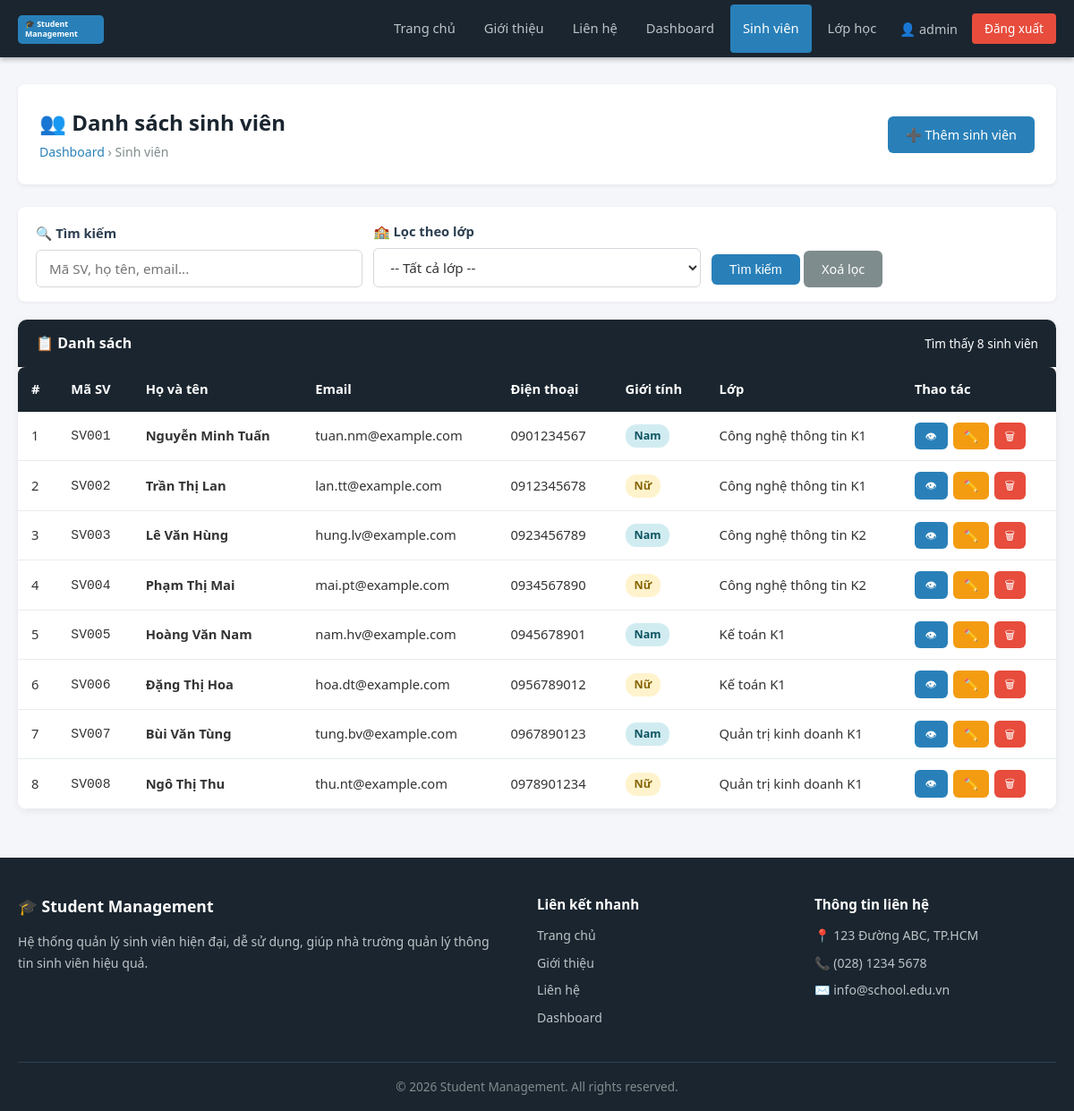
The page /students/index.php (signed in) on the database its author committed.
### tables this page shows
CREATE TABLE IF NOT EXISTS students (
    id INT AUTO_INCREMENT PRIMARY KEY,
    student_code VARCHAR(20) NOT NULL UNIQUE,
    full_name VARCHAR(100) NOT NULL,
    email VARCHAR(100) UNIQUE,
    phone VARCHAR(15),
    gender ENUM('Nam', 'Nữ', 'Khác') DEFAULT 'Nam',
    birthday DATE,
    address TEXT,
    class_id INT,
    created_at DATETIME DEFAULT CURRENT_TIMESTAMP,
    CONSTRAINT fk_students_class FOREIGN KEY (class_id) REFERENCES classes(id) ON DELETE SET NULL ON UPDATE CASCADE
);

CREATE TABLE IF NOT EXISTS classes (
    id INT AUTO_INCREMENT PRIMARY KEY,
    class_code VARCHAR(20) NOT NULL UNIQUE,
    class_name VARCHAR(100) NOT NULL,
    teacher VARCHAR(100),
    description TEXT,
    created_at DATETIME DEFAULT CURRENT_TIMESTAMP
);

### students/index.php (the view, shortened to what this page needs)
<?php
require_once '../config/config.php';
$search   = trim($_GET['search']   ?? '');
$where = [];
$params = [];
$types  = '';
$whereSQL = $where ? 'WHERE ' . implode(' AND ', $where) : '';
$sql = "SELECT s.id, s.student_code, s.full_name, s.email, s.phone, s.gender, s.birthday, c.class_name
        FROM students s
        LEFT JOIN classes c ON s.class_id = c.id
        $whereSQL
        ORDER BY s.created_at DESC";
if ($params) {
    $stmt = $conn->prepare($sql);
    $stmt->bind_param($types, ...$params);
    $stmt->execute();
    $students = $stmt->get_result();
    $stmt->close();
} else {
    $students = $conn->query($sql);
}
include '../includes/header.php';
include '../includes/navbar.php';
?>
<div class="main-content">
    <div class="page-header">
        <div>
            <h1>👥 Danh sách sinh viên</h1>
            <span class="breadcrumb"><a href="<?php echo SITE_URL; ?>/dashboard.php">Dashboard</a> &rsaquo; Sinh viên</span>
        </div>
        <a href="<?php echo SITE_URL; ?>/students/add.php" class="btn btn-primary">➕ Thêm sinh viên</a>
    </div>
    <form method="GET" action="index.php" class="search-bar">
        <div class="form-group">
            <label>🔍 Tìm kiếm</label>
            <input type="text" name="search" class="form-control" placeholder="Mã SV, họ tên, email..."
                value="<?php echo htmlspecialchars($search, ENT_QUOTES, 'UTF-8'); ?>">
        </div>
        <div class="form-group">
            <label>🏫 Lọc theo lớp</label>
            <select name="class_id" class="form-control">
                <option value="0">-- Tất cả lớp --</option>
            </select>
        </div>
        <div class="form-group" style="align-self:flex-end">
            <button type="submit" class="btn btn-primary">Tìm kiếm</button>
            <a href="index.php" class="btn btn-secondary">Xoá lọc</a>
        </div>
    </form>
    <div class="card">
        <div class="card-header">
            📋 Danh sách
            <span style="font-weight:400;font-size:0.85rem;">
                Tìm thấy <?php echo $students->num_rows; ?> sinh viên
            </span>
        </div>
        <div class="card-body" style="padding:0">
            <div class="table-responsive">
                <table>
                    <thead>
                        <tr>
                            <th>#</th>
                            <th>Mã SV</th>
                            <th>Họ và tên</th>
                            <th>Email</th>
                            <th>Điện thoại</th>
                            <th>Giới tính</th>
                            <th>Lớp</th>
                            <th>Thao tác</th>
                        </tr>
                    </thead>
                    <tbody>
                        <?php if ($students->num_rows > 0): ?>
                            <?php $i = 1; while ($row = $students->fetch_assoc()): ?>
                            <tr>
                                <td><?php echo $i++; ?></td>
                                <td><code><?php echo htmlspecialchars($row['student_code'], ENT_QUOTES, 'UTF-8'); ?></code></td>
                                <td><strong><?php echo htmlspecialchars($row['full_name'], ENT_QUOTES, 'UTF-8'); ?></strong></td>
                                <td><?php echo htmlspecialchars($row['email'] ?? '', ENT_QUOTES, 'UTF-8'); ?></td>
                                <td><?php echo htmlspecialchars($row['phone'] ?? '', ENT_QUOTES, 'UTF-8'); ?></td>
                                <td>
                                    <?php if ($row['gender'] === 'Nam'): ?>
                                        <span class="badge badge-info">Nam</span>
                                    <?php elseif ($row['gender'] === 'Nữ'): ?>
                                        <span class="badge badge-warning">Nữ</span>
                                    <?php else: ?>
                                        <span class="badge badge-primary"><?php echo htmlspecialchars($row['gender'] ?? '', ENT_QUOTES, 'UTF-8'); ?></span>
                                    <?php endif; ?>
                                </td>
                                <td><?php echo htmlspecialchars($row['class_name'] ?? 'Chưa xếp lớp', ENT_QUOTES, 'UTF-8'); ?></td>
                                <td>
                                    <div class="table-actions">
                                        <a href="view.php?id=<?php echo $row['id']; ?>" class="btn btn-sm btn-primary" title="Xem">👁</a>
                                        <a href="edit.php?id=<?php echo $row['id']; ?>" class="btn btn-sm btn-warning" title="Sửa">✏️</a>
                                        <a href="delete.php?id=<?php echo $row['id']; ?>"
                                           class="btn btn-sm btn-danger confirm-delete"
                                           data-name="<?php echo htmlspecialchars($row['full_name'], ENT_QUOTES, 'UTF-8'); ?>"
                                           title="Xoá">🗑</a>
                                    </div>
                                </td>
                            </tr>
                            <?php endwhile; ?>
                        <?php endif; ?>
                    </tbody>
                </table>
            </div>
        </div>
    </div>
</div>
<?php include '../includes/footer.php'; ?>

### css/base.css (style rules this page uses)
:root { --color-primary: #2980b9; --color-dark: #1a252f; --color-secondary: #7f8c8d; --color-danger: #e74c3c; --color-success: #27ae60; --color-warning: #f39c12; --color-bg: #f5f6fa; --color-border: #e8ecef; --color-text: #333; --color-text-light: #2c3e50; --color-white: #fff; --radius: 6px; --radius-lg: 10px; --shadow: 0 2px 8px rgba(0,0,0,0.07); }
*, *::before, *::after { box-sizing: border-box; margin: 0; padding: 0; }
html { scroll-behavior: smooth; }
a { color: var(--color-primary); text-decoration: none; }
body { font-family: 'Segoe UI', Tahoma, Geneva, Verdana, sans-serif; font-size: 16px; line-height: 1.6; color: var(--color-text); background-color: var(--color-bg); display: flex; flex-direction: column; min-height: 100vh; }
.main-content { flex: 1; padding: 30px 20px; max-width: 1200px; margin: 0 auto; width: 100%; }
.btn { display: inline-block; padding: 9px 20px; border: none; border-radius: var(--radius); cursor: pointer; font-size: 0.9rem; font-weight: 500; text-align: center; transition: background 0.2s, transform 0.1s; text-decoration: none; }
.btn-primary { background: var(--color-primary); color: var(--color-white); }
.btn-warning { background: var(--color-warning); color: var(--color-white); }
.btn-danger { background: var(--color-danger); color: var(--color-white); }
.btn-secondary { background: var(--color-secondary); color: var(--color-white); }
.btn-sm { padding: 5px 12px; font-size: 0.8rem; }
.badge { display: inline-block; padding: 3px 10px; border-radius: 12px; font-size: 0.78rem; font-weight: 600; }
.badge-warning { background: #fff3cd; color: #856404; }
.badge-info { background: #d1ecf1; color: #0c5460; }

### css/style.css (style rules this page uses)
.page-header { background: var(--color-white); border-bottom: 1px solid var(--color-border); padding: 24px; margin-bottom: 24px; border-radius: 8px; display: flex; align-items: center; justify-content: space-between; flex-wrap: wrap; gap: 12px; box-shadow: 0 1px 4px rgba(0,0,0,0.06); }
.page-header h1 { font-size: 1.5rem; color: var(--color-dark); }
.page-header .breadcrumb { color: var(--color-secondary); font-size: 0.88rem; }
.page-header .breadcrumb a { color: var(--color-primary); }
.card { background: var(--color-white); border-radius: var(--radius-lg); box-shadow: var(--shadow); overflow: hidden; margin-bottom: 24px; }
.card-header { background: var(--color-dark); color: var(--color-white); padding: 14px 20px; font-weight: 600; font-size: 1rem; display: flex; align-items: center; justify-content: space-between; }
.card-body { padding: 20px; }
.table-responsive { overflow-x: auto; border-radius: 8px; }
table { width: 100%; border-collapse: collapse; font-size: 0.92rem; background: var(--color-white); }
thead tr { background: var(--color-dark); color: var(--color-white); }
thead th { padding: 13px 15px; text-align: left; font-weight: 600; white-space: nowrap; }
tbody tr { border-bottom: 1px solid var(--color-border); transition: background 0.15s; }
tbody td { padding: 12px 15px; vertical-align: middle; }
.table-actions { display: flex; gap: 6px; flex-wrap: wrap; }
.form-group { margin-bottom: 18px; }
.form-group label { display: block; font-weight: 600; margin-bottom: 6px; color: var(--color-text-light); font-size: 0.92rem; }
.form-control { width: 100%; padding: 10px 14px; border: 1px solid #d5d8dc; border-radius: var(--radius); font-size: 0.95rem; transition: border-color 0.2s, box-shadow 0.2s; background: var(--color-white); color: var(--color-text); font-family: inherit; }
select.form-control { cursor: pointer; }
.search-bar { background: var(--color-white); padding: 16px 20px; border-radius: 8px; margin-bottom: 20px; box-shadow: 0 1px 4px rgba(0,0,0,0.06); display: flex; gap: 12px; flex-wrap: wrap; align-items: flex-end; }
.search-bar .form-group { margin-bottom: 0; flex: 1; min-width: 180px; }

### rows shown on the page
students: student_code "SV001", full_name "Nguyễn Minh Tuấn", email "tuan.nm@example.com", phone "0901234567", gender "Nam", class.class_name "Công nghệ thông tin K1"
students: student_code "SV002", full_name "Trần Thị Lan", email "lan.tt@example.com", phone "0912345678", gender "Nữ", class.class_name "Công nghệ thông tin K1"
students: student_code "SV003", full_name "Lê Văn Hùng", email "hung.lv@example.com", phone "0923456789", gender "Nam", class.class_name "Công nghệ thông tin K2"
students: student_code "SV004", full_name "Phạm Thị Mai", email "mai.pt@example.com", phone "0934567890", gender "Nữ", class.class_name "Công nghệ thông tin K2"
students: student_code "SV005", full_name "Hoàng Văn Nam", email "nam.hv@example.com", phone "0945678901", gender "Nam", class.class_name "Kế toán K1"
students: student_code "SV006", full_name "Đặng Thị Hoa", email "hoa.dt@example.com", phone "0956789012", gender "Nữ", class.class_name "Kế toán K1"
students: student_code "SV007", full_name "Bùi Văn Tùng", email "tung.bv@example.com", phone "0967890123", gender "Nam", class.class_name "Quản trị kinh doanh K1"
students: student_code "SV008", full_name "Ngô Thị Thu", email "thu.nt@example.com", phone "0978901234", gender "Nữ", class.class_name "Quản trị kinh doanh K1"

### other values the page prints
$_SESSION['username'] "admin"
$students->num_rows "8"
SITE_NAME "Student Management"
